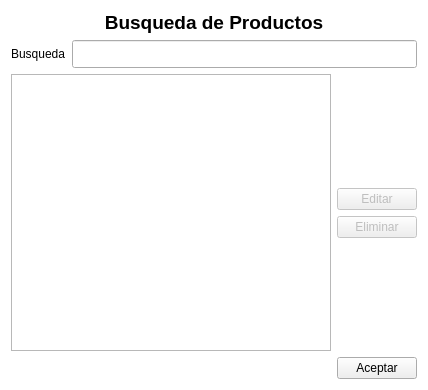
<?xml version="1.0" encoding="UTF-8"?>
<ui version="4.0">
 <class>dialogo_busqueda_productos</class>
 <widget class="QDialog" name="dialogo_busqueda_productos">
  <property name="geometry">
   <rect>
    <x>0</x>
    <y>0</y>
    <width>428</width>
    <height>390</height>
   </rect>
  </property>
  <property name="windowTitle">
   <string>Dialog</string>
  </property>
  <property name="styleSheet">
   <string notr="true">QDialog{background: white}
QLineEdit{padding:5px}</string>
  </property>
  <layout class="QVBoxLayout" name="verticalLayout_2">
   <item>
    <widget class="QLabel" name="label_2">
     <property name="font">
      <font>
       <pointsize>14</pointsize>
       <weight>75</weight>
       <bold>true</bold>
      </font>
     </property>
     <property name="text">
      <string>Busqueda de Productos</string>
     </property>
     <property name="alignment">
      <set>Qt::AlignCenter</set>
     </property>
    </widget>
   </item>
   <item>
    <layout class="QHBoxLayout" name="horizontalLayout">
     <item>
      <widget class="QLabel" name="label">
       <property name="text">
        <string>Busqueda</string>
       </property>
      </widget>
     </item>
     <item>
      <widget class="QLineEdit" name="line_producto">
       <property name="inputMask">
        <string/>
       </property>
      </widget>
     </item>
    </layout>
   </item>
   <item>
    <layout class="QHBoxLayout" name="horizontalLayout_3">
     <item>
      <widget class="QTableView" name="table_resultados">
       <property name="font">
        <font>
         <pointsize>14</pointsize>
         <weight>75</weight>
         <bold>true</bold>
        </font>
       </property>
      </widget>
     </item>
     <item>
      <layout class="QVBoxLayout" name="verticalLayout">
       <item>
        <spacer name="verticalSpacer_2">
         <property name="orientation">
          <enum>Qt::Vertical</enum>
         </property>
         <property name="sizeHint" stdset="0">
          <size>
           <width>20</width>
           <height>40</height>
          </size>
         </property>
        </spacer>
       </item>
       <item>
        <widget class="QPushButton" name="pb_editar">
         <property name="enabled">
          <bool>false</bool>
         </property>
         <property name="text">
          <string>Editar</string>
         </property>
        </widget>
       </item>
       <item>
        <widget class="QPushButton" name="pb_eliminar">
         <property name="enabled">
          <bool>false</bool>
         </property>
         <property name="text">
          <string>Eliminar</string>
         </property>
        </widget>
       </item>
       <item>
        <spacer name="verticalSpacer">
         <property name="orientation">
          <enum>Qt::Vertical</enum>
         </property>
         <property name="sizeHint" stdset="0">
          <size>
           <width>20</width>
           <height>40</height>
          </size>
         </property>
        </spacer>
       </item>
      </layout>
     </item>
    </layout>
   </item>
   <item>
    <layout class="QHBoxLayout" name="horizontalLayout_2">
     <item>
      <spacer name="horizontalSpacer">
       <property name="orientation">
        <enum>Qt::Horizontal</enum>
       </property>
       <property name="sizeHint" stdset="0">
        <size>
         <width>40</width>
         <height>20</height>
        </size>
       </property>
      </spacer>
     </item>
     <item>
      <widget class="QPushButton" name="pushButton">
       <property name="text">
        <string>Aceptar</string>
       </property>
      </widget>
     </item>
    </layout>
   </item>
  </layout>
 </widget>
 <resources/>
 <connections/>
</ui>
